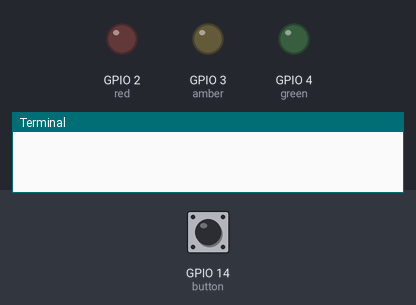
This program was run on a simulated Raspberry Pi (BCM pin numbers). Shown: output pins drawn as LEDs (lit = HIGH), the last lines printed to the terminal. The inputs (shaded band) are chosen by the test bench; at power-on: GPIO 14 (button) HIGH.

Above: at 1.2 s.
1.3 s: GPIO 14 (button) pulled LOW for 0.15 s
At 5.1 s:
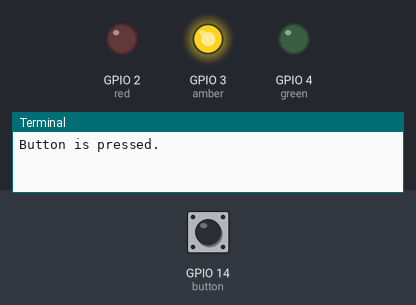
At 6.5 s:
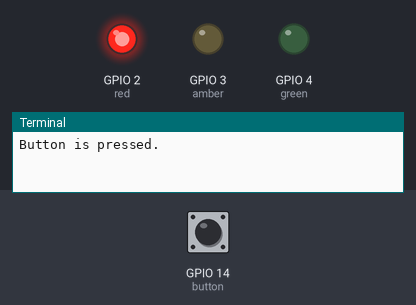
7.4 s: GPIO 14 (button) pulled LOW for 3.2 s
At 10.7 s:
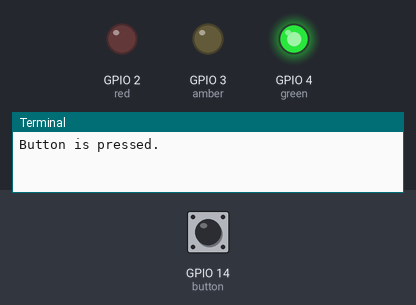
Timing chart, 0 to 18.1 s (numbered marks = the images above; inputs shaded):
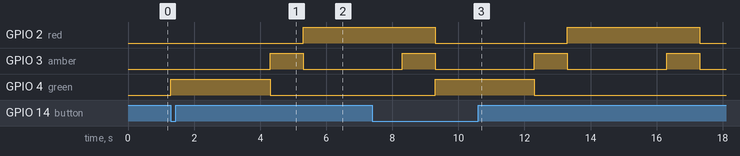

The program:

gpio_traffic_light_with_button.py
```python
from gpiozero import TrafficLights, Button
from time import sleep
from signal import pause

class TrafficLight:
    def __init__(self):
        self.traffic_light = TrafficLights(2,3,4)
        self.button = Button(14)

    def print_pressed_button_message(self):
        print("Button is pressed.")

    def print_released_button_message(self):
        print("Button is released.")

    def simulation(self):
        status = self.button.is_pressed
        while status == True :
            cont_status = self.button.is_pressed
            if cont_status == False :
                break;
            self.traffic_light.green.on()
            sleep(3)
            if cont_status == False :
                break;
            self.print_pressed_button_message()
            self.traffic_light.green.off()
            self.traffic_light.amber.on()
            sleep(1)
            if cont_status == False :
                break;
            self.traffic_light.amber.off()
            self.traffic_light.red.on()
            sleep(3)
            if cont_status == False :
                break;
            self.traffic_light.amber.on()
            sleep(1)
            if cont_status == False :
                break;
            self.traffic_light.green.on()
            self.traffic_light.amber.off()
            self.traffic_light.red.off()

    def turn_off_all_light(self):
        print(self.button.is_pressed)
        self.print_released_button_message()
        self.traffic_light.green.off()
        self.traffic_light.amber.off()
        self.traffic_light.red.off()

    def testing(self):
        self.button.when_pressed = self.simulation
        self.button.when_released = self.turn_off_all_light
        pause()

if __name__ == "__main__" :
    light = TrafficLight()
    light.testing()
```

Measured:
- after the input at 1.3 s, GPIO 2 (red): LOW → HIGH after 4.0 s; GPIO 3 (amber): LOW → HIGH after 3.0 s, → LOW 1.0 s later; GPIO 4 (green): LOW → HIGH at once, → LOW 3.0 s later
- after the input at 7.4 s, GPIO 4 (green): LOW → HIGH after 1.9 s, → LOW 3.0 s later
